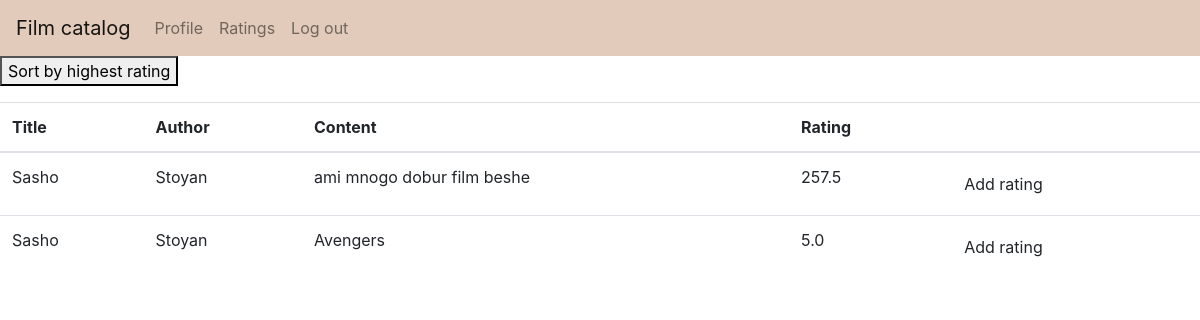
The app's page /ratings/ (signed in), older data.
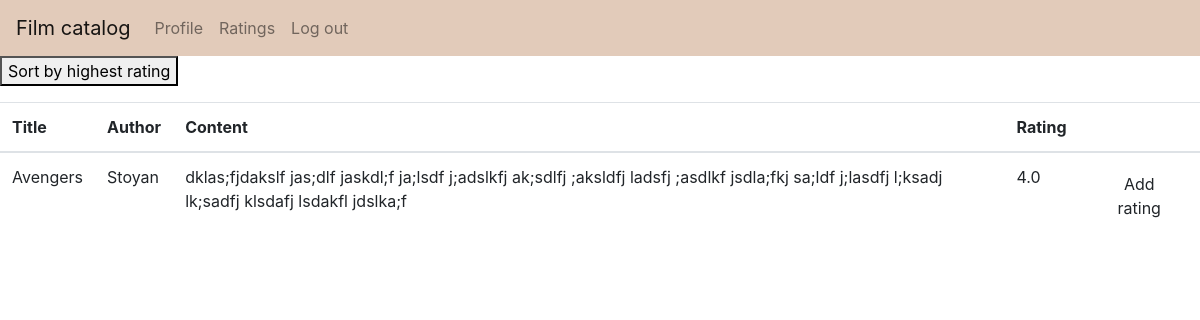
The same page, newer data.
### tables this page shows
CREATE TABLE FILMS 
    (
        film_id INTEGER PRIMARY KEY AUTOINCREMENT, 
        name TEXT, 
        author TEXT, 
        content TEXT
    );

### app.py (the view)
@app.route("/ratings/")
def ratings():
    if "usr" not in session:
        return redirect(url_for(go_to))
    films = Film.film_ratings()
    return render_template("ratings.html", film=films)

### database.py (called while the page is built)
    def __enter__(self):
        self.conn = sqlite3.connect("films.db")
        return self.conn.cursor()

    def __exit__(self, type, value, traceback):
        self.conn.commit()

### film.py (called while the page is built)
    @staticmethod
    def film_ratings():
        with DB() as db:
            rows = db.execute('''SELECT FILMS.film_id, FILMS.name, FILMS.author, FILMS.content, rating
                                   FROM FILMS
                                   LEFT JOIN
                                   (SELECT ROUND(AVG(rating) ,2) as rating, film_id
                                     FROM RATINGS
                                     GROUP BY film_id) as avg_ratings
                                   ON FILMS.film_id= avg_ratings.film_id''').fetchall()
            return rows

### templates/ratings.html (shortened to what this page needs)
{% extends "base.html" %}
{% block content %}
<p><button onclick="sortTable()">Sort by highest rating</button></p>
<table id="ratings" class="table">
    <thead>
    <tr>
        <th>Title</th>
        <th>Author</th>
        <th>Content</th>
        <th>Rating</th>
        <th></th>
    </tr>
    </thead>
    <tbody>
    {% for film_id, name, author, content, rating  in film %}
    <tr>
        <td>{{name}}</td>
        <td>{{author}}</td>
        <td>{{content}}</td>
        <td>{{rating}}</td>
        <td>
            <a href="/ratings/{{film_id}}" class="btn btn-default">Add rating</a>
        </td>
    </tr>
    {% endfor %}
    </tbody>
</table>
{% endblock %}

### templates/base.html (shortened to what this page needs)
<!DOCTYPE html>
<html>
<head>
    <link rel="stylesheet" href="https://stackpath.bootstrapcdn.com/bootstrap/4.3.1/css/bootstrap.min.css"
>
</head>
<body>
    <nav class="navbar navbar-expand-lg navbar-light" style="background-color: #e2cbba;">
      <a class="navbar-brand" href="/home">Film catalog</a>
      <div class="collapse navbar-collapse" id="navbarSupportedContent">
        <ul class="navbar-nav mr-auto">
            {% if "usr" in session %}
                <li class="nav-item">
                <a class="nav-link" href="/profile">Profile</a>
              </li>
                <li class="nav-item">
                <a class="nav-link" href="/ratings">Ratings</a>
              </li>
                <li class="nav-item">
                <a class="nav-link" href="/log_out">Log out</a>
              </li>
            {% endif %}
        </ul>
      </div>
    </nav>
    {% block content %}
    {% endblock %}
</body>
</html>

Row changes from the older to the newer data that the page shows:
removed FILMS: name "Sasho", author "Stoyan", content "ami mnogo dobur film beshe", rating "257.5"
removed FILMS: name "Sasho", author "Stoyan", content "Avengers", rating "5.0"
added FILMS: name "Avengers", author "Stoyan", content "dklas;fjdakslf jas;dlf jaskdl;f ja;lsdf j;adslkfj ak;sdlfj ;aksldfj ladsfj ;asdlkf jsdla;fkj sa;ldf j;lasdfj l;ksadj lk;sadfj klsdafj lsdakfl jdslka;f", rating "4.0"
